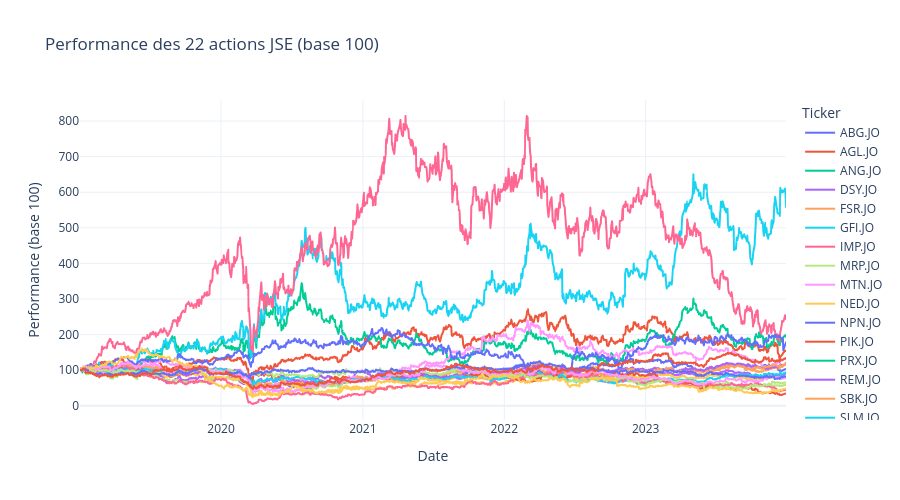

The notebook cell this image was saved under:
### Code cell
# On normalise tous les prix à 100 au départ
# pour comparer les performances facilement
prices_norm = prices / prices.iloc[0] * 100

fig = px.line(
    prices_norm,
    title="Performance des 22 actions JSE (base 100)",
    labels={"value": "Performance (base 100)", "Date": "Date"},
    template="plotly_white",
    width=900, height=500
)

fig.update_layout(
    legend_title="Ticker",
    hovermode="x unified"
)

fig.show()

### Figure 1 — Plotly figure (JSON) as saved in the notebook; plotly's stock layout.template omitted (floating-point values rounded to 4 significant figures; data arrays with more than 128 entries replaced by an {"elided": "..."} marker saying what was removed)
{"data": [{"hovertemplate": "variable=ABG.JO<br>Date=%{x}<br>Performance (base 100)=%{y}<extra></extra>", "legendgroup": "ABG.JO", "line": {"color": "#636efa", "dash": "solid"}, "marker": {"symbol": "circle"}, "mode": "lines", "name": "ABG.JO", "showlegend": true, "type": "scattergl", "x": {"elided": "1249 str values"}, "xaxis": "x", "y": {"elided": "1249 float values"}, "yaxis": "y"}, {"hovertemplate": "variable=AGL.JO<br>Date=%{x}<br>Performance (base 100)=%{y}<extra></extra>", "legendgroup": "AGL.JO", "line": {"color": "#EF553B", "dash": "solid"}, "marker": {"symbol": "circle"}, "mode": "lines", "name": "AGL.JO", "showlegend": true, "type": "scattergl", "x": {"elided": "1249 str values"}, "xaxis": "x", "y": {"elided": "1249 float values"}, "yaxis": "y"}, {"hovertemplate": "variable=ANG.JO<br>Date=%{x}<br>Performance (base 100)=%{y}<extra></extra>", "legendgroup": "ANG.JO", "line": {"color": "#00cc96", "dash": "solid"}, "marker": {"symbol": "circle"}, "mode": "lines", "name": "ANG.JO", "showlegend": true, "type": "scattergl", "x": {"elided": "1249 str values"}, "xaxis": "x", "y": {"elided": "1249 float values"}, "yaxis": "y"}, {"hovertemplate": "variable=DSY.JO<br>Date=%{x}<br>Performance (base 100)=%{y}<extra></extra>", "legendgroup": "DSY.JO", "line": {"color": "#ab63fa", "dash": "solid"}, "marker": {"symbol": "circle"}, "mode": "lines", "name": "DSY.JO", "showlegend": true, "type": "scattergl", "x": {"elided": "1249 str values"}, "xaxis": "x", "y": {"elided": "1249 float values"}, "yaxis": "y"}, {"hovertemplate": "variable=FSR.JO<br>Date=%{x}<br>Performance (base 100)=%{y}<extra></extra>", "legendgroup": "FSR.JO", "line": {"color": "#FFA15A", "dash": "solid"}, "marker": {"symbol": "circle"}, "mode": "lines", "name": "FSR.JO", "showlegend": true, "type": "scattergl", "x": {"elided": "1249 str values"}, "xaxis": "x", "y": {"elided": "1249 float values"}, "yaxis": "y"}, {"hovertemplate": "variable=GFI.JO<br>Date=%{x}<br>Performance (base 100)=%{y}<extra></extra>", "legendgroup": "GFI.JO", "line": {"color": "#19d3f3", "dash": "solid"}, "marker": {"symbol": "circle"}, "mode": "lines", "name": "GFI.JO", "showlegend": true, "type": "scattergl", "x": {"elided": "1249 str values"}, "xaxis": "x", "y": {"elided": "1249 float values"}, "yaxis": "y"}, {"hovertemplate": "variable=IMP.JO<br>Date=%{x}<br>Performance (base 100)=%{y}<extra></extra>", "legendgroup": "IMP.JO", "line": {"color": "#FF6692", "dash": "solid"}, "marker": {"symbol": "circle"}, "mode": "lines", "name": "IMP.JO", "showlegend": true, "type": "scattergl", "x": {"elided": "1249 str values"}, "xaxis": "x", "y": {"elided": "1249 float values"}, "yaxis": "y"}, {"hovertemplate": "variable=MRP.JO<br>Date=%{x}<br>Performance (base 100)=%{y}<extra></extra>", "legendgroup": "MRP.JO", "line": {"color": "#B6E880", "dash": "solid"}, "marker": {"symbol": "circle"}, "mode": "lines", "name": "MRP.JO", "showlegend": true, "type": "scattergl", "x": {"elided": "1249 str values"}, "xaxis": "x", "y": {"elided": "1249 float values"}, "yaxis": "y"}, {"hovertemplate": "variable=MTN.JO<br>Date=%{x}<br>Performance (base 100)=%{y}<extra></extra>", "legendgroup": "MTN.JO", "line": {"color": "#FF97FF", "dash": "solid"}, "marker": {"symbol": "circle"}, "mode": "lines", "name": "MTN.JO", "showlegend": true, "type": "scattergl", "x": {"elided": "1249 str values"}, "xaxis": "x", "y": {"elided": "1249 float values"}, "yaxis": "y"}, {"hovertemplate": "variable=NED.JO<br>Date=%{x}<br>Performance (base 100)=%{y}<extra></extra>", "legendgroup": "NED.JO", "line": {"color": "#FECB52", "dash": "solid"}, "marker": {"symbol": "circle"}, "mode": "lines", "name": "NED.JO", "showlegend": true, "type": "scattergl", "x": {"elided": "1249 str values"}, "xaxis": "x", "y": {"elided": "1249 float values"}, "yaxis": "y"}, {"hovertemplate": "variable=NPN.JO<br>Date=%{x}<br>Performance (base 100)=%{y}<extra></extra>", "legendgroup": "NPN.JO", "line": {"color": "#636efa", "dash": "solid"}, "marker": {"symbol": "circle"}, "mode": "lines", "name": "NPN.JO", "showlegend": true, "type": "scattergl", "x": {"elided": "1249 str values"}, "xaxis": "x", "y": {"elided": "1249 float values"}, "yaxis": "y"}, {"hovertemplate": "variable=PIK.JO<br>Date=%{x}<br>Performance (base 100)=%{y}<extra></extra>", "legendgroup": "PIK.JO", "line": {"color": "#EF553B", "dash": "solid"}, "marker": {"symbol": "circle"}, "mode": "lines", "name": "PIK.JO", "showlegend": true, "type": "scattergl", "x": {"elided": "1249 str values"}, "xaxis": "x", "y": {"elided": "1249 float values"}, "yaxis": "y"}, {"hovertemplate": "variable=PRX.JO<br>Date=%{x}<br>Performance (base 100)=%{y}<extra></extra>", "legendgroup": "PRX.JO", "line": {"color": "#00cc96", "dash": "solid"}, "marker": {"symbol": "circle"}, "mode": "lines", "name": "PRX.JO", "showlegend": true, "type": "scattergl", "x": {"elided": "1249 str values"}, "xaxis": "x", "y": {"elided": "1249 float values"}, "yaxis": "y"}, {"hovertemplate": "variable=REM.JO<br>Date=%{x}<br>Performance (base 100)=%{y}<extra></extra>", "legendgroup": "REM.JO", "line": {"color": "#ab63fa", "dash": "solid"}, "marker": {"symbol": "circle"}, "mode": "lines", "name": "REM.JO", "showlegend": true, "type": "scattergl", "x": {"elided": "1249 str values"}, "xaxis": "x", "y": {"elided": "1249 float values"}, "yaxis": "y"}, {"hovertemplate": "variable=SBK.JO<br>Date=%{x}<br>Performance (base 100)=%{y}<extra></extra>", "legendgroup": "SBK.JO", "line": {"color": "#FFA15A", "dash": "solid"}, "marker": {"symbol": "circle"}, "mode": "lines", "name": "SBK.JO", "showlegend": true, "type": "scattergl", "x": {"elided": "1249 str values"}, "xaxis": "x", "y": {"elided": "1249 float values"}, "yaxis": "y"}, {"hovertemplate": "variable=SLM.JO<br>Date=%{x}<br>Performance (base 100)=%{y}<extra></extra>", "legendgroup": "SLM.JO", "line": {"color": "#19d3f3", "dash": "solid"}, "marker": {"symbol": "circle"}, "mode": "lines", "name": "SLM.JO", "showlegend": true, "type": "scattergl", "x": {"elided": "1249 str values"}, "xaxis": "x", "y": {"elided": "1249 float values"}, "yaxis": "y"}, {"hovertemplate": "variable=SOL.JO<br>Date=%{x}<br>Performance (base 100)=%{y}<extra></extra>", "legendgroup": "SOL.JO", "line": {"color": "#FF6692", "dash": "solid"}, "marker": {"symbol": "circle"}, "mode": "lines", "name": "SOL.JO", "showlegend": true, "type": "scattergl", "x": {"elided": "1249 str values"}, "xaxis": "x", "y": {"elided": "1249 float values"}, "yaxis": "y"}, {"hovertemplate": "variable=SPP.JO<br>Date=%{x}<br>Performance (base 100)=%{y}<extra></extra>", "legendgroup": "SPP.JO", "line": {"color": "#B6E880", "dash": "solid"}, "marker": {"symbol": "circle"}, "mode": "lines", "name": "SPP.JO", "showlegend": true, "type": "scattergl", "x": {"elided": "1249 str values"}, "xaxis": "x", "y": {"elided": "1249 float values"}, "yaxis": "y"}, {"hovertemplate": "variable=TFG.JO<br>Date=%{x}<br>Performance (base 100)=%{y}<extra></extra>", "legendgroup": "TFG.JO", "line": {"color": "#FF97FF", "dash": "solid"}, "marker": {"symbol": "circle"}, "mode": "lines", "name": "TFG.JO", "showlegend": true, "type": "scattergl", "x": {"elided": "1249 str values"}, "xaxis": "x", "y": {"elided": "1249 float values"}, "yaxis": "y"}, {"hovertemplate": "variable=TKG.JO<br>Date=%{x}<br>Performance (base 100)=%{y}<extra></extra>", "legendgroup": "TKG.JO", "line": {"color": "#FECB52", "dash": "solid"}, "marker": {"symbol": "circle"}, "mode": "lines", "name": "TKG.JO", "showlegend": true, "type": "scattergl", "x": {"elided": "1249 str values"}, "xaxis": "x", "y": {"elided": "1249 float values"}, "yaxis": "y"}, {"hovertemplate": "variable=VOD.JO<br>Date=%{x}<br>Performance (base 100)=%{y}<extra></extra>", "legendgroup": "VOD.JO", "line": {"color": "#636efa", "dash": "solid"}, "marker": {"symbol": "circle"}, "mode": "lines", "name": "VOD.JO", "showlegend": true, "type": "scattergl", "x": {"elided": "1249 str values"}, "xaxis": "x", "y": {"elided": "1249 float values"}, "yaxis": "y"}, {"hovertemplate": "variable=WHL.JO<br>Date=%{x}<br>Performance (base 100)=%{y}<extra></extra>", "legendgroup": "WHL.JO", "line": {"color": "#EF553B", "dash": "solid"}, "marker": {"symbol": "circle"}, "mode": "lines", "name": "WHL.JO", "showlegend": true, "type": "scattergl", "x": {"elided": "1249 str values"}, "xaxis": "x", "y": {"elided": "1249 float values"}, "yaxis": "y"}], "layout": {"height": 500, "hovermode": "x unified", "legend": {"title": {"text": "Ticker"}, "tracegroupgap": 0}, "title": {"text": "Performance des 22 actions JSE (base 100)"}, "width": 900, "xaxis": {"anchor": "y", "domain": [0, 1], "title": {"text": "Date"}}, "yaxis": {"anchor": "x", "domain": [0, 1], "title": {"text": "Performance (base 100)"}}}}
